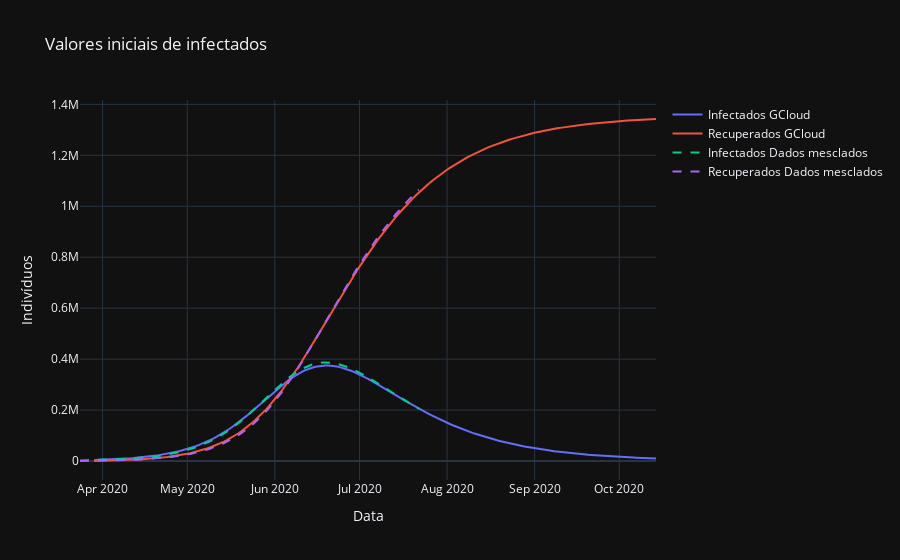

The cell this chart's notebook holds for it:
### Code cell
fig = go.Figure()

fig.add_trace(go.Scatter(
    name="Infectados GCloud",
    x=df["date"],
    y=df["infected"]))
fig.add_trace(go.Scatter(
    name="Recuperados GCloud",
    x=df["date"],
    y=df["recovered"]))

fig.add_trace(go.Scatter(
    name="Infectados Dados mesclados",
    x=date_pred,
    y=y_pred[1],
    line=dict(dash="dash")))
fig.add_trace(go.Scatter(
    name="Recuperados Dados mesclados",
    x=date_pred,
    y=y_pred[2],
    line=dict(dash="dash")))

fig.update_layout(template='plotly_dark',
                  xaxis_title='Data', yaxis_title='Indivíduos',
                  title_text="Valores iniciais de infectados ")

fig.show()
